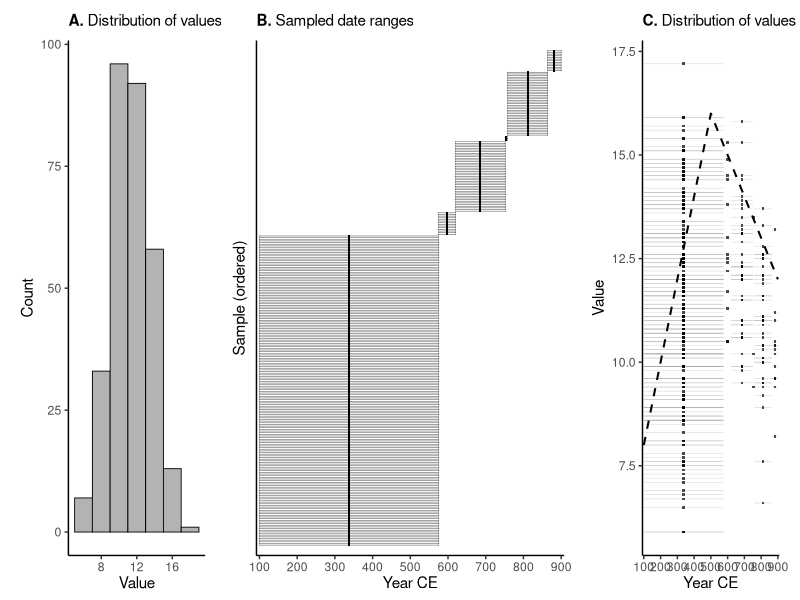

This figure's R source:
library(here)
library(tidyverse)
library(patchwork)

sim_data     <- read_csv(here("Simulations", "Sim_Changepoint", "data", "simulated_data.csv"),
                         show_col_types = FALSE)
ground_truth <- read_csv(here("Simulations", "Sim_Changepoint", "data", "ground_truth.csv"),
                         show_col_types = FALSE)

sim_data <- sim_data %>%
  mutate(Midpoint = (Start_date + End_date) / 2) %>%
  arrange(Midpoint) %>%
  mutate(rank = row_number())

# ── Shared theme ─────────────────────────────────────────────────────────────

theme_panel <- theme_classic(base_size = 11) +
  theme(
    plot.title   = element_text(size = 11, face = "bold", hjust = 0),
    plot.margin  = margin(5, 10, 2, 10),
    axis.title.x = element_blank()
  )

# ── Panel A: Histogram of values ────────────────────────────────────────────

p_hist <- ggplot(sim_data, aes(x = Value)) +
  geom_histogram(binwidth = 2, fill = "grey70", colour = "black",
                 linewidth = 0.3) +
  labs(
    title = expression(bold("A.") ~ "Distribution of values"),
    y = "Count"
  ) +
  theme_panel +
  theme(axis.title.x = element_text())

# ── Panel B: Duration bars sorted by midpoint ───────────────────────────────

sim_data <- sim_data %>%
  mutate(rank_spaced = rank * 1.8)

tick_h <- 0.5

p_dur <- ggplot(sim_data, aes(y = rank_spaced)) +
  geom_segment(aes(x = Start_date, xend = End_date, yend = rank_spaced),
               linewidth = 0.2, colour = "grey40") +
  geom_segment(aes(x = Start_date, xend = Start_date,
                   y = rank_spaced - tick_h, yend = rank_spaced + tick_h),
               linewidth = 0.3, colour = "grey30") +
  geom_segment(aes(x = End_date, xend = End_date,
                   y = rank_spaced - tick_h, yend = rank_spaced + tick_h),
               linewidth = 0.3, colour = "grey30") +
  geom_point(aes(x = Midpoint), shape = 15, size = 0.35, colour = "black") +
  scale_x_continuous(breaks = seq(100, 900, 100), expand = c(0.01, 0)) +
  scale_y_continuous(expand = expansion(mult = 0.02)) +
  labs(
    title = expression(bold("B.") ~ "Sampled date ranges"),
    x = "Year CE",
    y = "Sample (ordered)"
  ) +
  theme_panel +
  theme(
    axis.title.x = element_text(),
    axis.text.y  = element_blank(),
    axis.ticks.y = element_blank()
  )

# ── Panel C: Value vs time with true trend ─────────────────────────────────

p_val <- ggplot(sim_data, aes(x = Midpoint, y = Value)) +
  geom_linerange(aes(xmin = Start_date, xmax = End_date),
                 linewidth = 0.15, colour = "grey60", alpha = 0.5) +
  geom_point(shape = 15, size = 0.6, colour = "black", alpha = 0.7) +
  geom_line(data = ground_truth, aes(x = Year, y = True_value),
            linewidth = 0.7, colour = "black", linetype = "dashed") +
  scale_x_continuous(breaks = seq(100, 900, 100), expand = c(0.01, 0)) +
  labs(
    title = expression(bold("C.") ~ "Distribution of values across time"),
    x = "Year CE",
    y = "Value"
  ) +
  theme_panel +
  theme(axis.title.x = element_text())

# ── Combine ──────────────────────────────────────────────────────────────────

p <- (p_hist | p_dur | p_val) +
  plot_layout(widths = c(0.8, 1.8, 0.8)) +
  plot_annotation(
    # caption = "Dashed line (C): true changepoint trend used to generate the simulated values.",
    theme = theme(plot.margin = margin(5, 5, 5, 5))
  )

ggsave(here("Simulations", "Sim_Changepoint", "figures", "exploratory_panel.png"), p,
       width = 14, height = 4.5, dpi = 300, bg = "white")

cat("Saved to", here("Simulations", "Sim_Changepoint", "figures", "exploratory_panel.png"), "\n")
